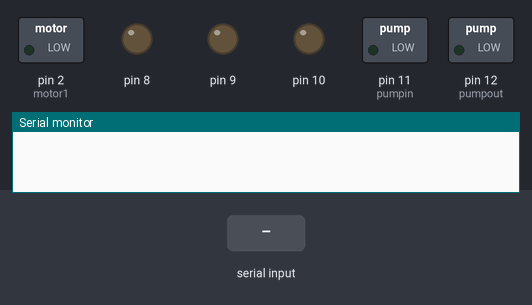
Simulated run of this sketch. Board: Arduino Mega 2560, built with avr-gcc and run on an emulated ATmega2560. Parts: switched loads named in the sketch (green lamp = pin HIGH), output pins drawn as LEDs (lit = HIGH), the last lines printed to the serial monitor. Inputs (shaded band) come from the test bench.

Above: at 1.2 s.
1.3 s: "1" received over the second serial link
At 2.1 s:
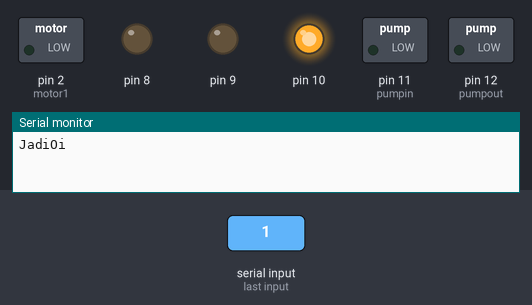
At 3.2 s:
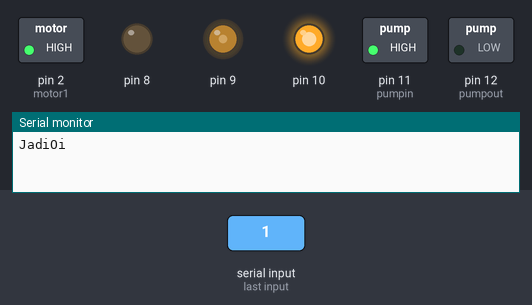
3.8 s: "0" received over Serial
At 6.7 s:
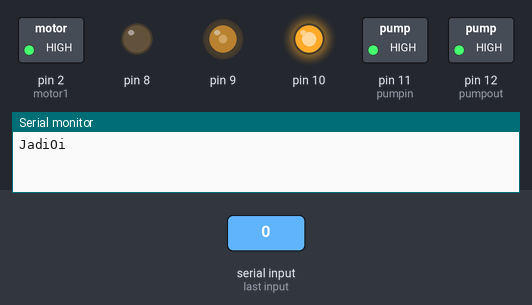
Timing chart, 0 to 26.8 s (numbered marks = the images above; inputs shaded):
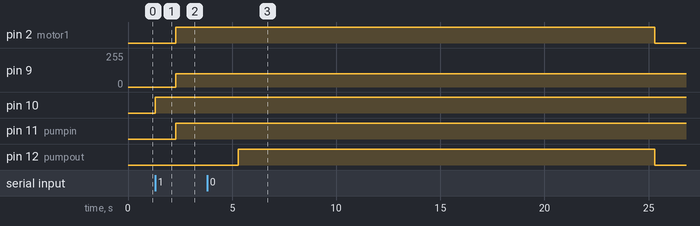

Measured:
- after the input at 1.3 s, pin 2 (motor1), pin 11 (pumpin): LOW → HIGH after 1.0 s; pin 9: 0/255 → 100/255 after 1.0 s; pin 10: LOW → HIGH at once
- after the input at 3.8 s, pin 2 (motor1): HIGH → LOW after 21.5 s; pin 12 (pumpout): LOW → HIGH after 1.5 s, → LOW 20.0 s later

The sketch:

FINAL_MOTOR_PUMP_WATERSENSOR.ino
```cpp
//change it when finalizing
int motor1 = 2;
int motor1rev = 3;

//water sensor
int resval = 0; // holds the value
int respin = A5; // sensor pin used

int speed1 = 200; // Speed for motor 1
int time = 0;
char *inByte = '0';
const int pumpin = 11;
const int pumpout = 12;
void setup() {
  pinMode(motor1, OUTPUT);
  pinMode(pumpin, OUTPUT);
  pinMode(pumpout, OUTPUT);
  pinMode(8, OUTPUT);
  pinMode(9, OUTPUT);
  pinMode(10, OUTPUT);
  Serial1.begin(9600);
  Serial.begin(19200);
}

void loop() {

  MotorOFF();
  PumpOff();
 if(Serial1.available())
  {
    inByte = Serial1.read();
    if(inByte=='1'){
        digitalWrite(10, HIGH);
      Serial.println("JadiOi");
      delay(1000);
      PumpIn();
      MotorSpin();
      PumpOut();
      PumpIn();
      MotorSpin();
      PumpOut();
      MotorRinse();
      inByte = '0';
    }
  }
}

void PumpOut(){
  digitalWrite(pumpout, HIGH);
  delay(10000);// add water sensor function
  digitalWrite(pumpout, LOW);
}

void PumpIn(){
  digitalWrite(pumpin, HIGH); // turn on pump 5 seconds
  if (resval > 330) {
  Serial.println("Water Level: High");
 delay(3000);
  digitalWrite(pumpin, LOW);
  }
}
void PumpOff(){
  digitalWrite(pumpin, LOW); // turn on pump 5 seconds
  digitalWrite(pumpout, LOW);
}


void MotorRinse(){
  Motor1CCW();
  delay(100000);
  if(Serial.available()){
  inByte = Serial.read();
  }
}

void MotorSpin(){

  for(int i=0; i<=60 && inByte == '1'; i++){
    if(Serial.available())
    inByte = Serial.read();
    Motor1CW();
    delay(1000);
  }


}

//motor movement
void Motor1CW(){
//Progression: Masuk air, Spin w detergent, Keluar air, Masuk air, Spin kosong, keluar air, spin/ rinse, siap
  digitalWrite(motor1, HIGH);
  digitalWrite(motor1rev, LOW);
  analogWrite(9, 100);
}
void Motor1CCW(){
  digitalWrite(motor1, LOW);
  digitalWrite(motor1rev, HIGH);
  analogWrite(9, 100);
}
void MotorOFF(){
  digitalWrite(motor1, LOW);
  digitalWrite(motor1rev, LOW);
}
```
